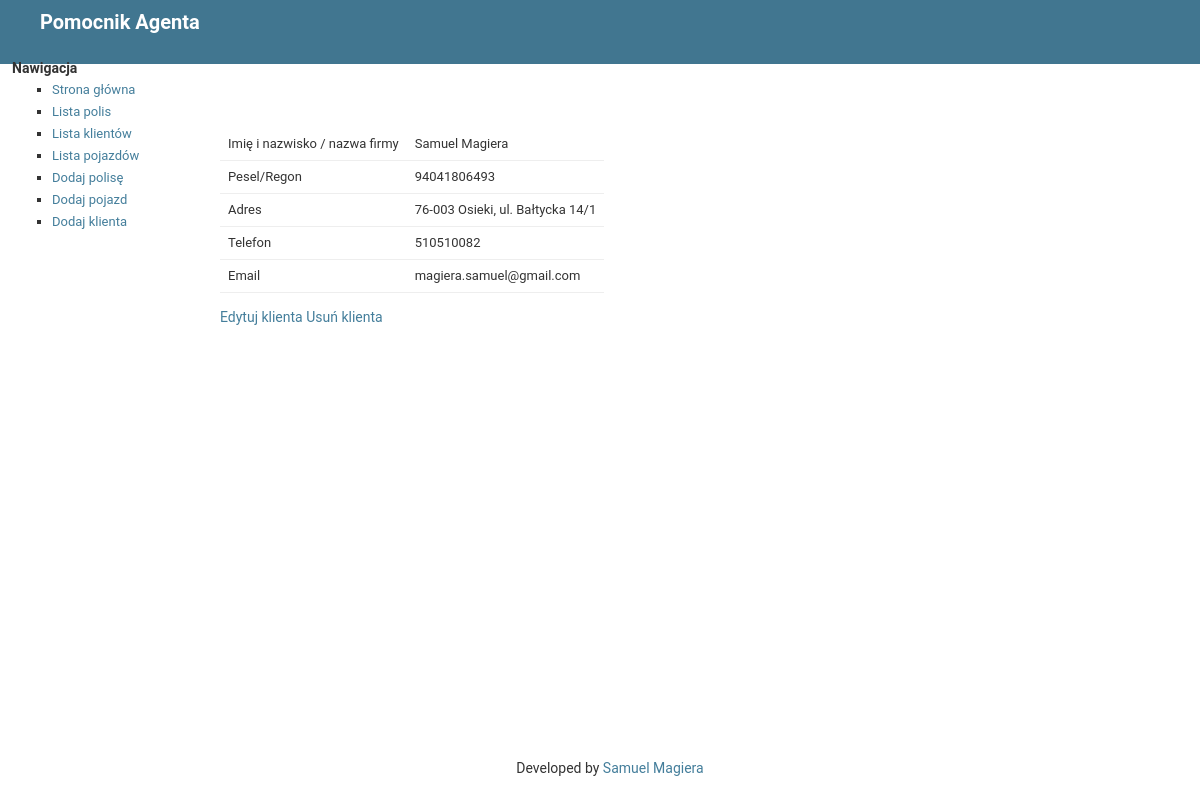
The app's page /helper/clients/1/ with its own data.
### helper/models.py (models this page shows, shortened)
class Client(models.Model):
    name = models.CharField(max_length=100)
    pesel_or_regon = models.CharField(max_length=20)
    address = models.CharField(max_length=200)
    phone_number = models.CharField(max_length=20)
    email = models.CharField(max_length=100)

### helper/views.py (the view)
# urls.py: path('clients/<int:pk>/', views.ClientDetail.as_view(), name='client_details'),
class ClientDetail(generic.DetailView):
    model = Client
    template_name = 'helper/client_details.html'

### helper/templates/helper/client_details.html (shortened to what this page needs)
{%extends "helper/base.html" %}
{% block content %}
<h1>Klient {{ client.name }}</h1>
<table>
    <tr>
        <td>Imię i nazwisko / nazwa firmy</td>
        <td>{{ client.name }}</td>
    </tr>
    <tr>
        <td>Pesel/Regon</td>
        <td>{{ client.pesel_or_regon }}</td>
    </tr>
    <tr>
        <td>Adres</td>
        <td>{{ client.address }}</td>
    </tr>
    <tr>
        <td>Telefon</td>
        <td>{{ client.phone_number }}</td>
    </tr>
    <tr>
        <td>Email</td>
        <td>{{ client.email }}</td>
    </tr>
</table>
<br>
<a href="{% url 'helper:client_edit' client.id %}">Edytuj klienta</a>
<a href="{% url 'helper:client_delete' client.id %}">Usuń klienta</a>
{% endblock %}

### helper/static/helper/admin.css (style rules this page uses)
body { margin: 0; padding: 0; font-size: 14px; font-family: "Roboto","Lucida Grande","DejaVu Sans","Bitstream Vera Sans",Verdana,Arial,sans-serif; color: #333; background: #fff; }
a:link, a:visited { color: #447e9b; text-decoration: none; }
h1,h2,h3,h4,h5 { font-weight: bold; }
h1 { margin: 0 0 20px; font-weight: 600; font-size: 20px; color: #fff; }
table { border-collapse: collapse; border-color: #ccc; }
td, th { font-size: 13px; line-height: 16px; border-bottom: 1px solid #eee; vertical-align: top; padding: 8px; font-family: "Roboto", "Lucida Grande", Verdana, Arial, sans-serif; }

### records on screen
Client: name "Samuel Magiera", pesel_or_regon "94041806493", address "76-003 Osieki, ul. Bałtycka 14/1", phone_number "510510082", email "magiera.samuel@gmail.com"
